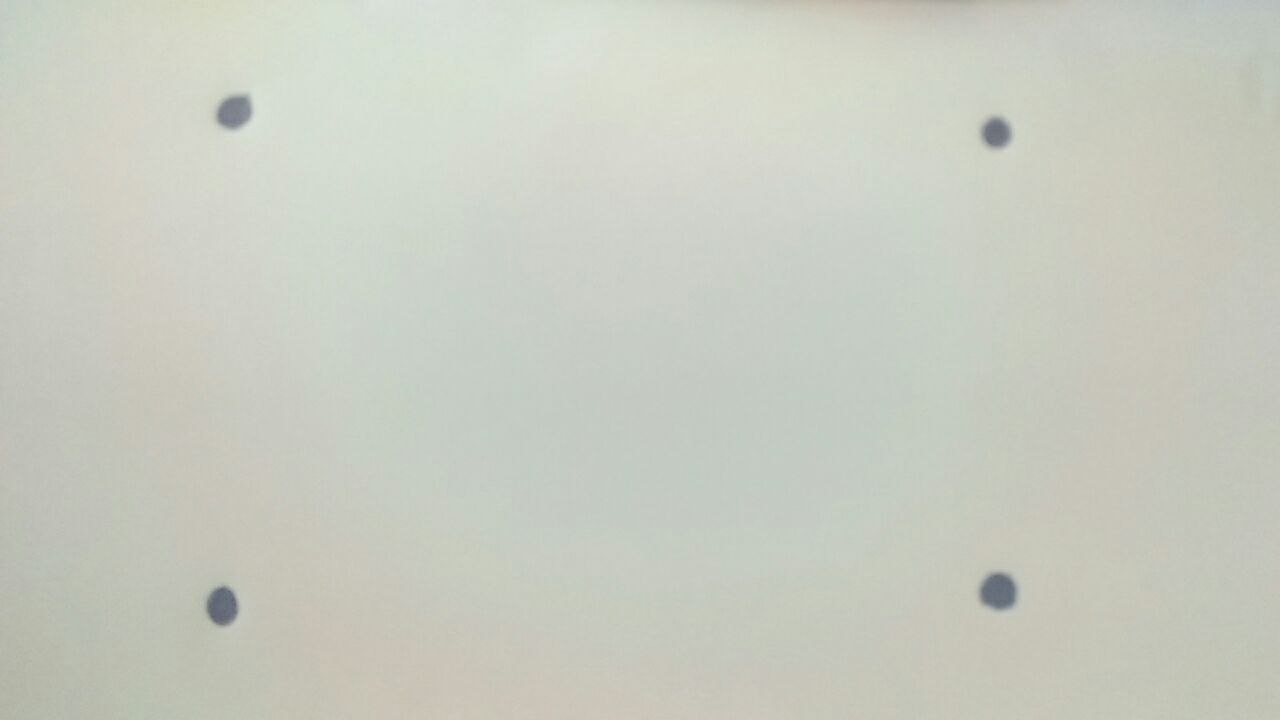
#> input picture dot.jpg, 1280 x 720 px
$ python centerposition.py
#> lines starting #> are read from the running program, lines starting #| are printed output that depends on the picture; after the words box and inside, x2 and y2 are one past the last pixel; in counts of white or black regions, pixels touching at a corner belong together
import cv2
import imutils
import math


image = cv2.imread('dot.jpg')
#> image is the input picture: shape (720, 1280, 3); mean B, G, R 193.3, 204, 201
gray = cv2.cvtColor(image, cv2.COLOR_BGR2GRAY)
blurred = cv2.GaussianBlur(gray, (5, 5), 0)
thresh = cv2.threshold(blurred, 150, 255, cv2.THRESH_BINARY_INV)[1]
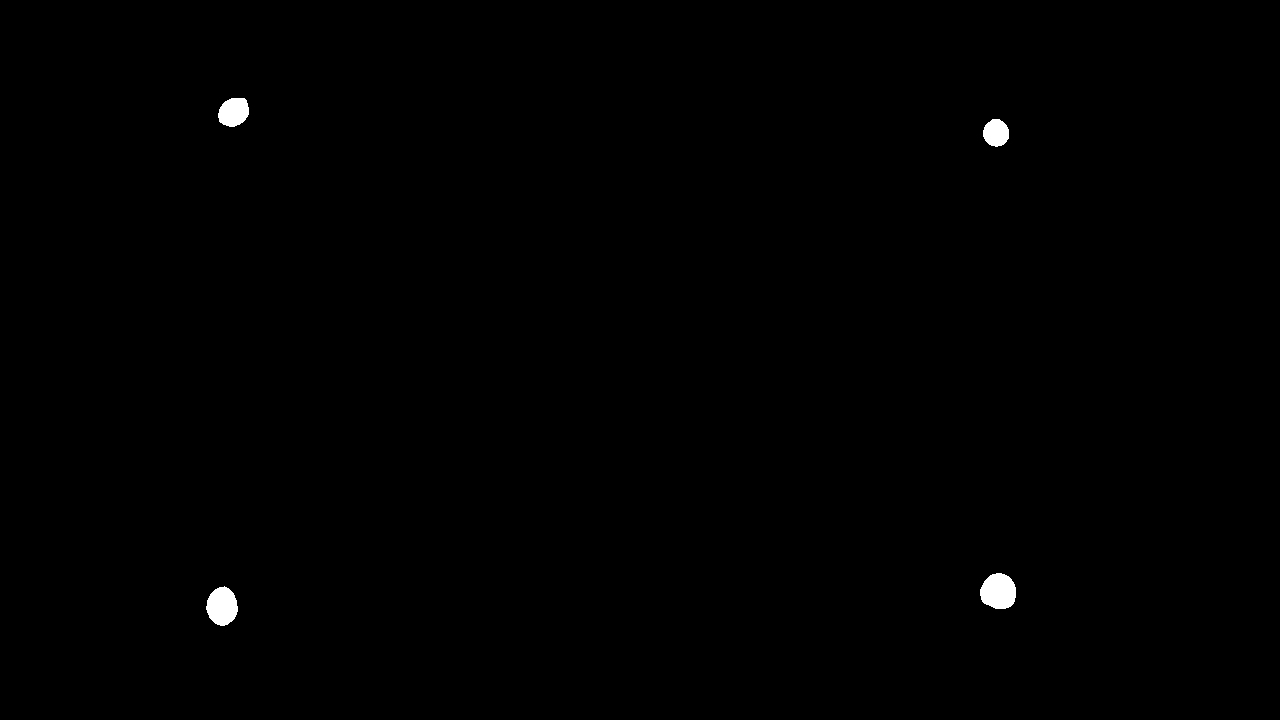
#> thresh: shape (720, 1280); 0.35% white; 4 white regions
cv2.imshow('thresh', thresh)

cv2.imwrite('thresh.jpg', thresh)

cnts = cv2.findContours(thresh.copy(), cv2.RETR_EXTERNAL,
	cv2.CHAIN_APPROX_SIMPLE)
#> cnts = 4 contours; box (x1, y1, x2, y2) and area: (980, 573, 1016, 609) 975, (206, 586, 238, 626) 896, (218, 98, 249, 127) 666, (983, 119, 1009, 147) 528
cnts = imutils.grab_contours(cnts)
point = []
i=0;
for c in cnts:
	# compute the center of the contour
	M = cv2.moments(c)
	cX = int(M["m10"] / M["m00"])
	cY = int(M["m01"] / M["m00"])
	i+=1
	point.append((cX,cY))
	print("center",i ,cX,cY)

	cv2.drawContours(thresh, [c], -1, (0, 255, 0), 2)
	cv2.circle(thresh, (cX, cY), 7, (255, 255, 255), -1)
	cv2.putText(thresh, "center", (cX - 20, cY - 20),
		cv2.FONT_HERSHEY_SIMPLEX, 0.5, (255, 255, 255), 2)
	# show the image
	cv2.imshow("Image", thresh)
	cv2.waitKey(0)
#> this loop made 4 passes
#> (cX, cY) on passes 1 to 4: (221, 605), (998, 591), (995, 132), (233, 111)
#| center 1 221 605
#| center 2 998 591
#| center 3 995 132
#| center 4 233 111
#> pass 2, `cv2.imshow("Image", thresh)`:
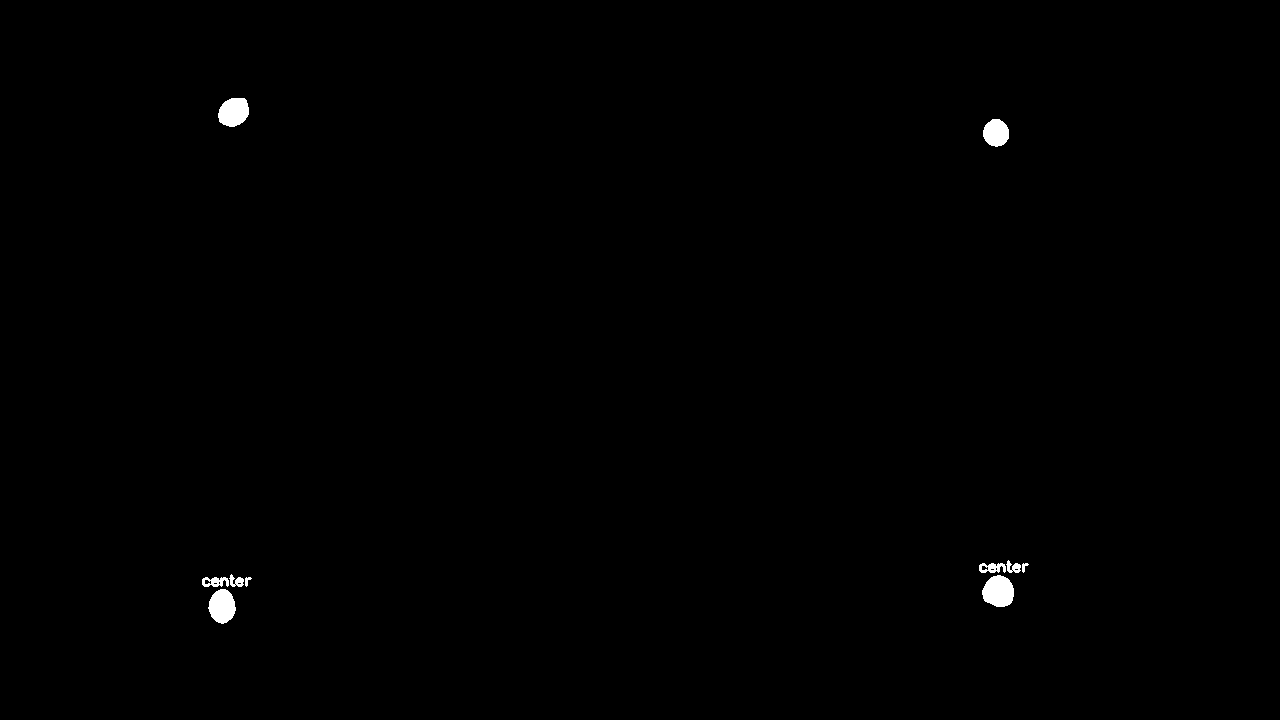
#> window 'Image': shape (720, 1280); 0.37% white; 10 white regions, largest, box (x1, y1, x2, y2) and area: (982, 575, 1014, 607) 793, (208, 589, 236, 624) 718, (218, 98, 249, 127) 710
#> after the loop:
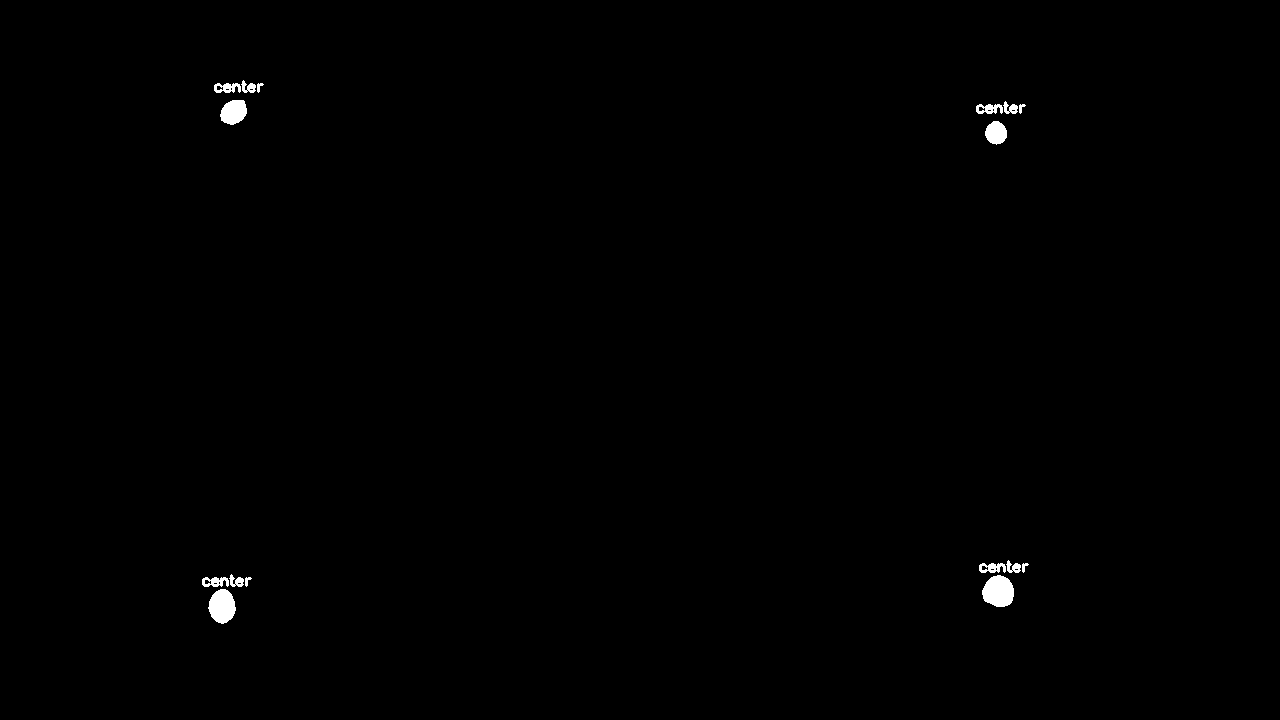
#> thresh: shape (720, 1280); 0.41% white; 16 white regions, largest, box (x1, y1, x2, y2) and area: (982, 575, 1014, 607) 793, (208, 589, 236, 624) 718, (220, 100, 247, 125) 516
#> after the loop, i = 4; point = [(221, 605), (998, 591), (995, 132), (233, 111)]

for index in range(i):
	print(point[index])
#> this loop made 4 passes
#| (221, 605)
#| (998, 591)
#| (995, 132)
#| (233, 111)

def calcDistance(x1,y1,x2,y2):
     dist = math.sqrt((x2 - x1)**2 + (y2 - y1)**2)
     return dist


print(point[1], point[0])
#| (998, 591) (221, 605)
print(point[3], point[2])
#| (233, 111) (995, 132)
width = calcDistance(point[1][0], point[1][1], point[0][0], point[0][1])
#> width = 777.1
print(math.floor(width))
#| 777
height = calcDistance(point[2][0], point[2][1], point[1][0], point[1][1])
#> height = 459
print(math.floor(height))
#| 459
